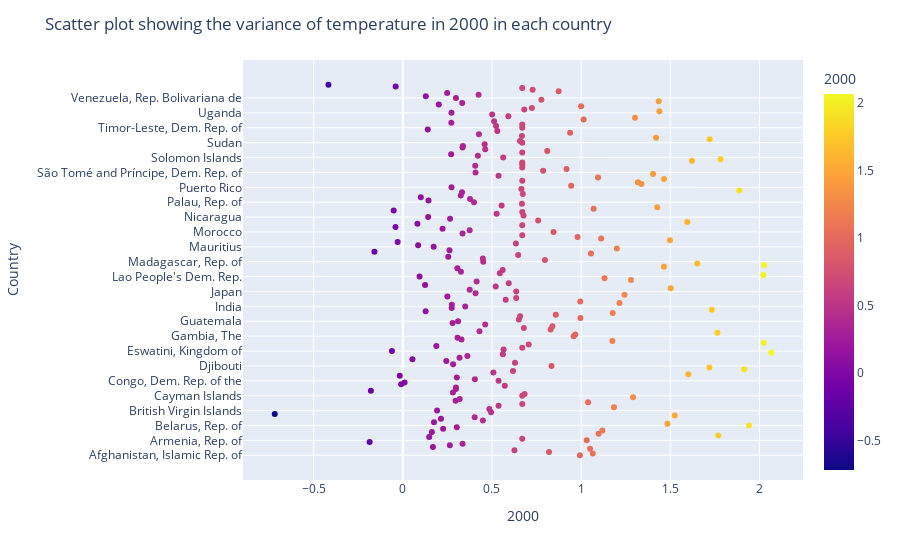

Write notebook code for a chart like this one.
### Code cell
fig = px.scatter(df, x="2000", y="Country", color ="2000")
fig.update_layout(title='Scatter plot showing the variance of temperature in 2000 in each country')
fig.show()

### Figure 1 — Plotly figure (JSON) as saved in the notebook; plotly's stock layout.template omitted (floating-point values rounded to 4 significant figures; data arrays with more than 128 entries replaced by an {"elided": "..."} marker saying what was removed)
{"data": [{"hovertemplate": "2000=%{marker.color}<br>Country=%{y}<extra></extra>", "legendgroup": "", "marker": {"color": {"elided": "225 float values"}, "coloraxis": "coloraxis", "symbol": "circle"}, "mode": "markers", "name": "", "orientation": "h", "showlegend": false, "type": "scatter", "x": {"elided": "225 float values"}, "xaxis": "x", "y": {"elided": "225 str values"}, "yaxis": "y"}], "layout": {"coloraxis": {"colorbar": {"title": {"text": "2000"}}, "colorscale": [[0, "#0d0887"], [0.1111, "#46039f"], [0.2222, "#7201a8"], [0.3333, "#9c179e"], [0.4444, "#bd3786"], [0.5556, "#d8576b"], [0.6667, "#ed7953"], [0.7778, "#fb9f3a"], [0.8889, "#fdca26"], [1, "#f0f921"]]}, "legend": {"tracegroupgap": 0}, "margin": {"t": 60}, "title": {"text": "Scatter plot showing the variance of temperature in 2000 in each country"}, "xaxis": {"anchor": "y", "domain": [0, 1], "title": {"text": "2000"}}, "yaxis": {"anchor": "x", "domain": [0, 1], "title": {"text": "Country"}}}}
